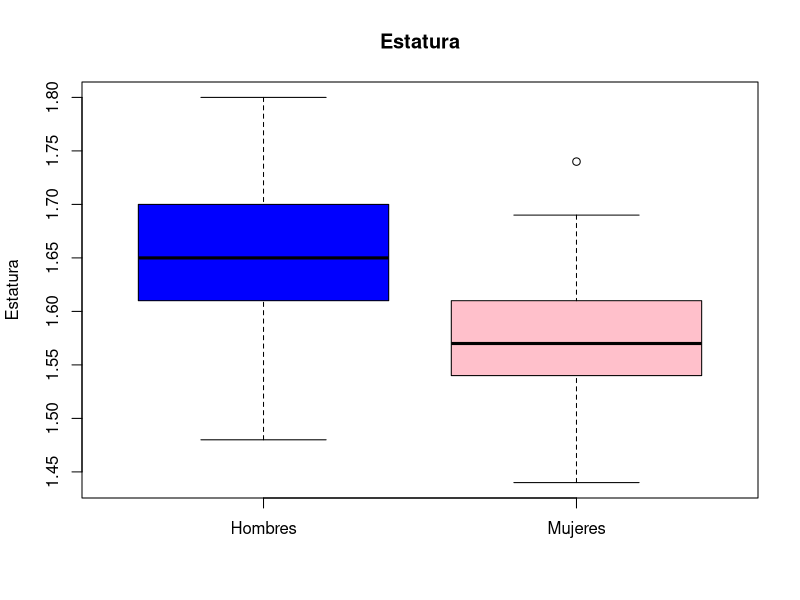
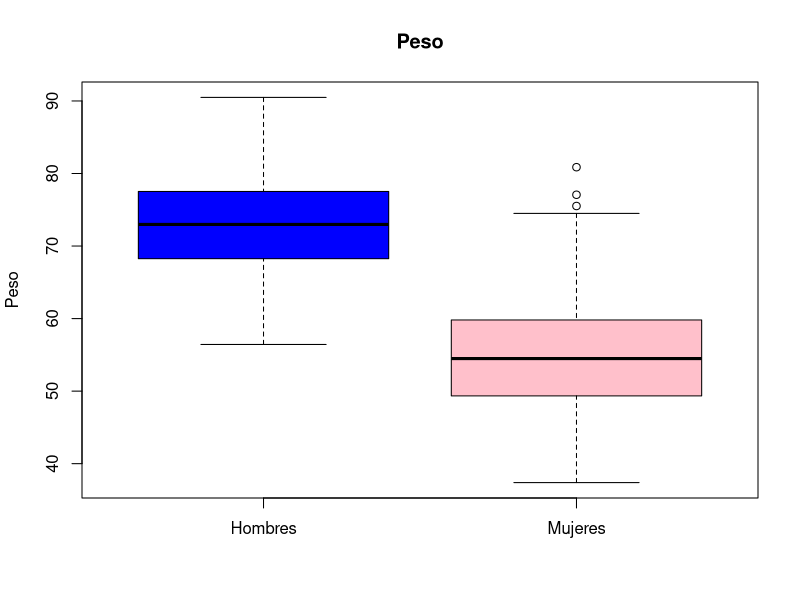
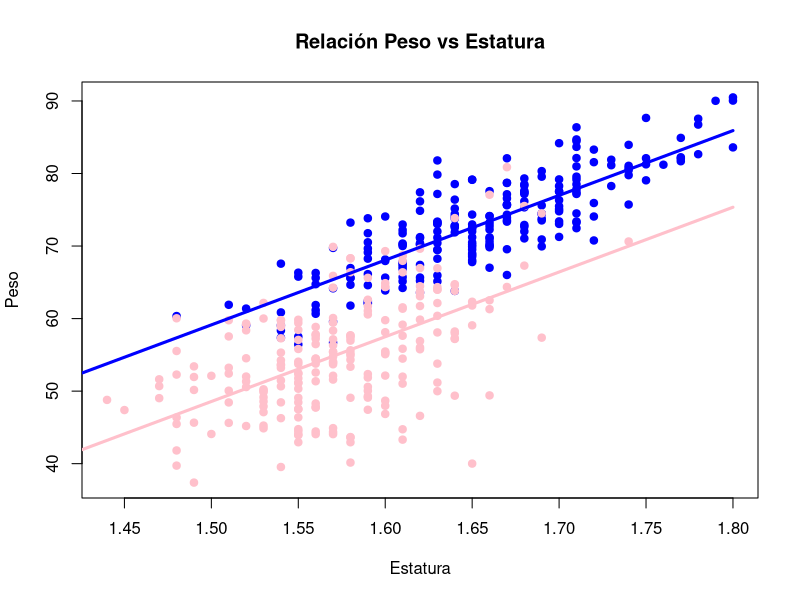
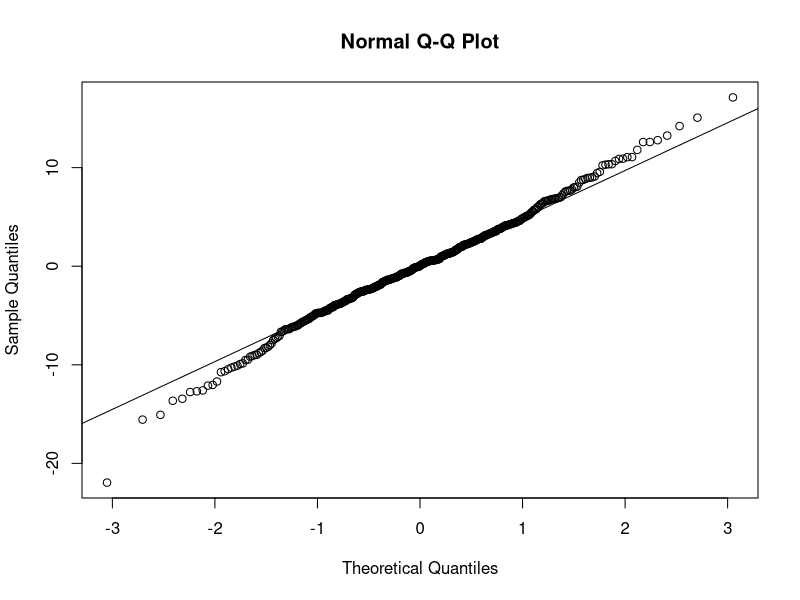
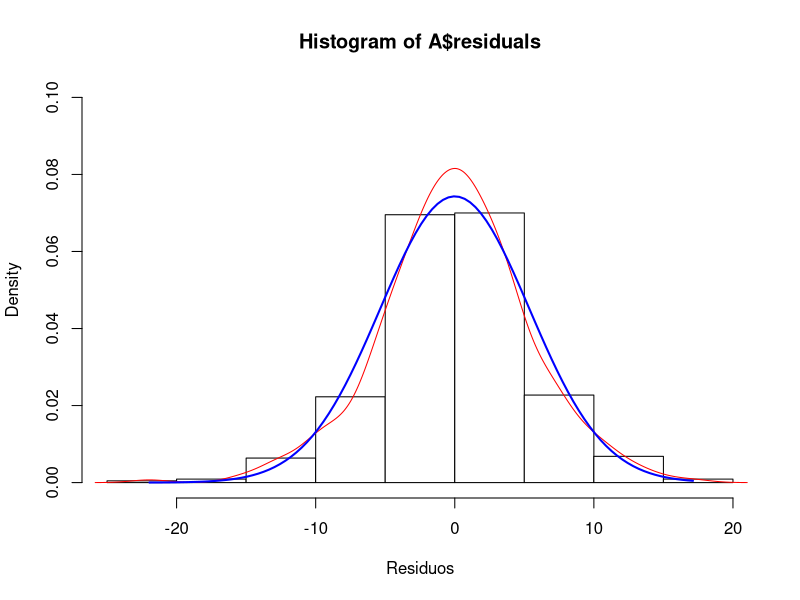
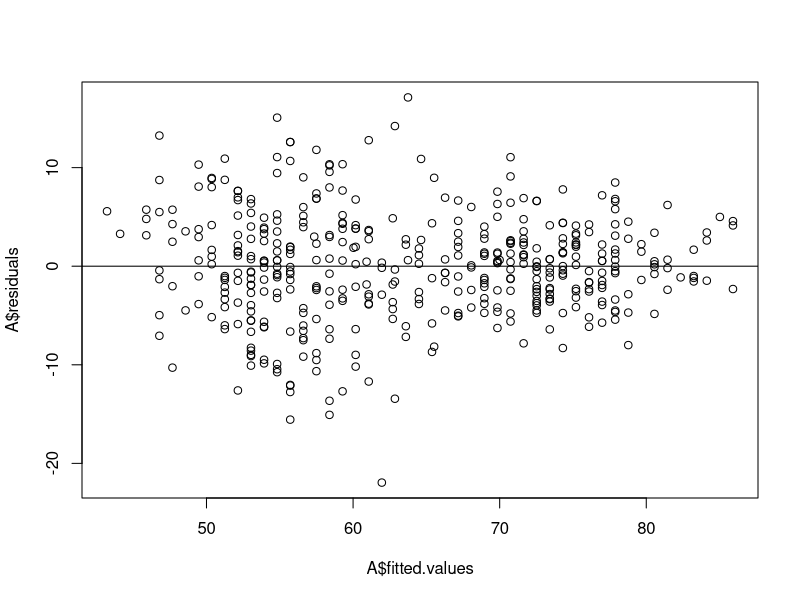

These charts were generated, in order, by the following R code:
## ---- chunk 1
library(nortest)
#Leemos el archivo csv
M = read.csv("Estatura-peso_HyM.csv")
## ---- chunk 2
#Creemos 
MM = subset(M,M$Sexo=="M")
MH = subset(M,M$Sexo=="H")
M1=data.frame(MH$Estatura,MH$Peso,MM$Estatura,MM$Peso)

n=4 #número de variables
d=matrix(NA,ncol=7,nrow=n)
for(i in 1:n){
  d[i,]<-c(as.numeric(summary(M1[,i])),sd(M1[ ,i]))
}
m=as.data.frame(d)
row.names(m)=c("H-Estatura","H-Peso","M-Estatura","M-Peso")
names(m)=c("Minimo","Q1","Mediana","Media","Q3","Máximo","Desv Est")
m
## ---- chunk 3
boxplot(M$Estatura~M$Sexo, ylab="Estatura", xlab="", col=c("blue","pink"), names=c("Hombres", "Mujeres"), main="Estatura")
boxplot(M$Peso~M$Sexo, ylab="Peso",xlab="", names=c("Hombres", "Mujeres"), col=c("blue","pink"), main="Peso")
## ---- chunk 4
A = lm(M$Peso~M$Estatura+M$Sexo)
A
## ---- chunk 5
b0 = A$coefficients[1]
b1 = A$coefficients[2]
b2 = A$coefficients[3]

cat("Peso =",b0,"+",b1,"Estatura",b2,"SexoM")
## ---- chunk 6
summary(A)
## ---- chunk 7
# Para mujeres (SexoM=1)
cat("Para mujeres","\n")
cat("Peso =",b0+b2,"+",b1,"Estatura")

# Para hombres (SexoM=0)
cat("Para hombres","\n")
cat("Peso =",b0,"+",b1,"Estatura")

## ---- chunk 8
x = seq(1.4, 1.8, by=0.2)

Ym = function(x){b0+b2+b1*x}
Yh = function(x){b0+b1*x}

colores= c("blue","pink")
plot(M$Estatura,M$Peso,col=colores[factor(M$Sexo)],pch=19,ylab="Peso",xlab="Estatura",main="Relación Peso vs Estatura")

lines(x, Yh(x), col="blue", lwd=3)

lines(x, Ym(x), col="pink", lwd=3)
## ---- chunk 9
B = lm(M$Peso~M$Estatura*M$Sexo)

## ---- chunk 10
summary(B)
## ---- chunk 11
library(nortest)
ad.test(A$residuals) # Porque tiene más de 50 valores

qqnorm(A$residuals)
qqline(A$residuals)
hist(A$residuals,freq=FALSE, ylim=c(0,0.1),xlab="Residuos", col=0)
lines(density(A$residuals),col="red")
curve(dnorm(x,mean=mean(A$residuals),sd=sd(A$residuals)), from=min(A$residuals), to=max(A$residuals), add=TRUE, col="blue",lwd=2)
## ---- chunk 12
#Residuos con miu0
t.test(A$residuals)
## ---- chunk 13
plot(A$fitted.values,A$residuals)
abline(h=0)
